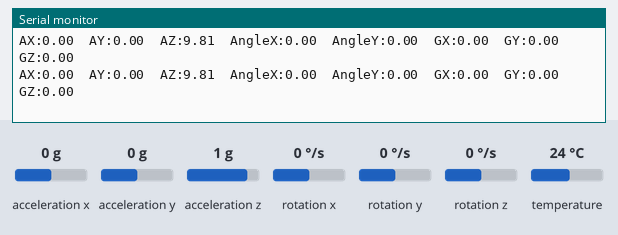
The sketch below on a simulated Arduino Uno, built with avr-gcc and run on an emulated ATmega328P. Parts: the last lines printed to the serial monitor. Inputs (shaded band) come from the test bench; at power-on: acceleration x 0 g, acceleration y 0 g, acceleration z 1 g, rotation x 0 °/s, rotation y 0 °/s, rotation z 0 °/s, temperature 24 °C.

Above: at 2.2 s.
2.3 s: acceleration x set to -1.4 g
At 2.49 s:
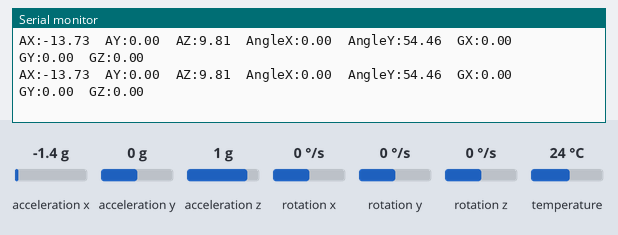
3.8 s: acceleration y set to -1.4 g
At 3.87 s:
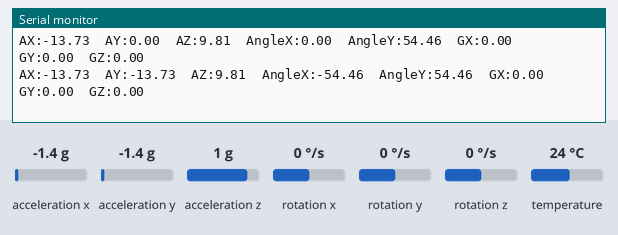
5.3 s: acceleration z set to -1.4 g
At 5.36 s:
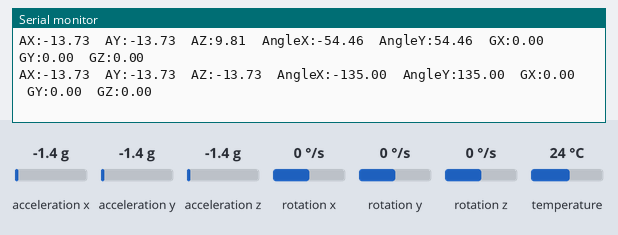
6.8 s: rotation x set to -192 °/s
At 6.85 s:
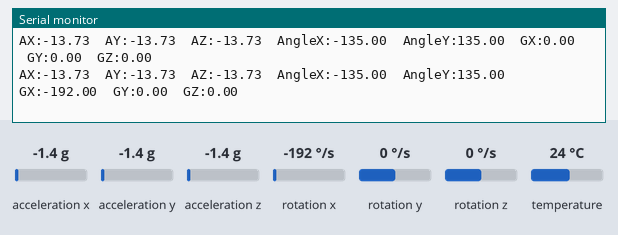
8.3 s: rotation y set to -192 °/s
At 8.34 s:
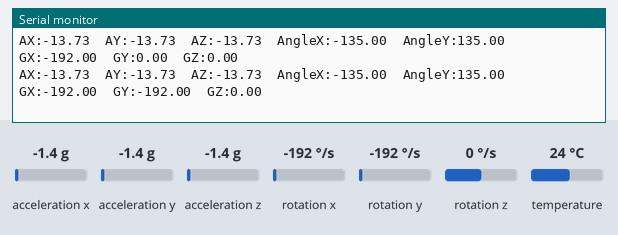
Timing chart, 0 to 10.8 s (numbered marks = the images above; inputs shaded):
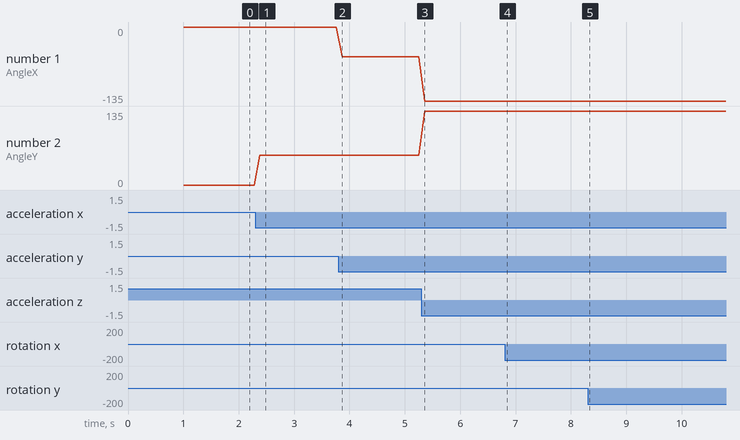

Measured:
- after the input at 2.3 s, the serial monitor: prints a new line after 0.08 s (image 1)
- after the input at 3.8 s, the serial monitor: prints a new line after 0.07 s (image 2)
- after the input at 5.3 s, the serial monitor: prints a new line after 0.06 s (image 3)
- after the input at 6.8 s, the serial monitor: prints a new line after 0.05 s (image 4)
- after the input at 8.3 s, the serial monitor: prints a new line at once (image 5)
- plotted number 1: 0 → -54.46 after the input at 3.8 s, -54.46 → -135 after the input at 5.3 s
- plotted number 2: 0 → 54.46 after the input at 2.3 s, 54.46 → 135 after the input at 5.3 s

The sketch:

MPU6050-test.ino
```cpp
#include <Wire.h>
#include <Adafruit_MPU6050.h>
#include <Adafruit_Sensor.h>

Adafruit_MPU6050 mpu;

void setup() {
  Serial.begin(115200);
  delay(1000);

  Wire.begin();
  Wire.setClock(100000);

  if (!mpu.begin(0x68, &Wire)) {
    Serial.println("MPU6050 not found");
    while (1);
  }

  mpu.setAccelerometerRange(MPU6050_RANGE_4_G);
  mpu.setGyroRange(MPU6050_RANGE_500_DEG);
  mpu.setFilterBandwidth(MPU6050_BAND_44_HZ);

  Serial.println("MPU6050 ready");
}

void loop() {
  sensors_event_t accel;
  sensors_event_t gyro;
  sensors_event_t temperature;

  mpu.getEvent(&accel, &gyro, &temperature);

  float angleAroundX =
    atan2(
      accel.acceleration.y,
      accel.acceleration.z
    ) * 180.0 / PI;

  float angleAroundY =
    atan2(
      -accel.acceleration.x,
      accel.acceleration.z
    ) * 180.0 / PI;

  Serial.print("AX:");
  Serial.print(accel.acceleration.x, 2);

  Serial.print("\tAY:");
  Serial.print(accel.acceleration.y, 2);

  Serial.print("\tAZ:");
  Serial.print(accel.acceleration.z, 2);

  Serial.print("\tAngleX:");
  Serial.print(angleAroundX, 2);

  Serial.print("\tAngleY:");
  Serial.print(angleAroundY, 2);

  Serial.print("\tGX:");
  Serial.print(gyro.gyro.x * 180.0 / PI, 2);

  Serial.print("\tGY:");
  Serial.print(gyro.gyro.y * 180.0 / PI, 2);

  Serial.print("\tGZ:");
  Serial.println(gyro.gyro.z * 180.0 / PI, 2);

  delay(100);
}
```
